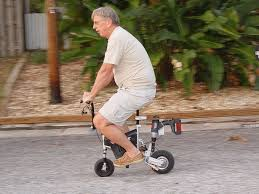
#> input picture mini-bike.jfif, 259 x 194 px; the run also reads 1 picture not shown here
$ jupyter execute --allow-errors crash.ipynb   (shell and % lines are left out)
#> lines starting #> are read from the running program, lines starting #| are printed output that depends on the picture
[cell 1]
import matplotlib
import matplotlib.pyplot as plt
import numpy as np
import pandas as pd
import os
from datetime import datetime

[cell 2]
plt.rcParams["figure.figsize"] = (10, 5)

[cell 3]
filepath = "nsw_road_crash_data_2018-2022_crash.csv"
if os.path.isfile(filepath):
    print("loading from file")
else:
    share_link = "https://drive.google.com/file/d/1O0uZgDLg6vooluUgi_7m6Us_VdxkV5Pt/view?usp=sharing"
    file_id = share_link.split('/d/')[1].split('/')[0]
    filepath = f"https://drive.google.com/uc?export=download&id={file_id}"
    print("reading from google drive")

#> (the rest of this cell did not finish here and is left out)

# Traffic Data Analysis Presentation

## Hello, I'm Delph

This small presentation is focused on exploring and analyzing traffic data from New South Wales (NSW) in between 2018 - 2022. I hope we can have a better understanding toward traffic incidents across various districts and suburbs in NSW, and see if we can find some interesting stuffs in these findings.

### Targets:
- **Examine crash data** to identify which timeframe has a higher possibility cause a crash.
- **Analyze crash type**, which types of vehicles are more dangerous and have a higher possibility to crash with others.
- **Visualize crash location** to highlight trends and critical areas of concern.

#> (a cell that did not finish here is left out)

### Examine crash data time frame

## Types of crashes

In our analysis, we look at two main types of crashes:

1. **Fatal Crashes**: These are crashes where someone loses their life.
2. **Severity Crashes**: These crashes are a combination of fatal crashes and crashes where someone gets injured, essentially covering all serious incidents.

We will then first analyze which day has a higher fatal crash rate.

#> (a cell that did not finish here is left out)

#> (a cell that did not finish here is left out)

## Time Frame Crash Analysis

We can observe that more crashes occurred during the weekend. This aligns with the fact that there is typically more alcohol consumption on weekends.

According to Australia government, 23% of the alcoho consumption happened on Satarday, and more than 1/3 of the consumption happened on Sunday.

Alcoho and other entertainment methods may distract the driver, and finally cause an accident.

To demonstrate this idea, I do some further analysis to the data, and try to figure out which specific time-frame in a day that has a higher possibility to have a car accident.

[cell 7]
def categorize_time(interval):
    time_map = {
        "Midnight": ["22:00 - 23:59", "00:00 - 01:59", "02:00 - 03:59"],
        "Morning": ["04:00 - 05:59", "06:00 - 07:59", "08:00 - 09:59"],
        "Noon": ["10:00 - 11:59", "12:00 - 13:59", "14:00 - 15:59"],
        "Evening": ["16:00 - 17:59", "18:00 - 19:59", "20:00 - 21:59"]
    }

    for timeName in time_map:
        if interval in time_map[timeName]:
            return timeName
    return "Unknown"

#> (a cell that did not finish here is left out)

# This pattern supports my earlier assumption:
- **Weekday mornings and evenings** see increased traffic due to work and school commutes, leading to a higher likelihood of accidents.
- **In Weekends**, more fatal crashes happened in **noon and midnight**.
  - **Noon** on weekends is often marked by people engaging in social activities.
  - **Midnight** sees many still out or heading home after entertainment.

# Which type of the crashes that happened more in between vehicles

#> (a cell that did not finish here is left out)

[cell 10]
def categorize_crash(row):
    key_type = row['Key TU type']
    other_type = row['Other TU type']
    return f'{key_type} vs {other_type}'
#> (the rest of this cell did not finish here and is left out)

[cell 11]
import seaborn as sns

#> (the rest of this cell did not finish here and is left out)

#> (a cell that did not finish here is left out)

[cell 13]
import matplotlib.pyplot as plt
import matplotlib.image as mpimg

img = mpimg.imread('./mini-bike_clicp.png')

plt.figure(figsize=(10, 10))
plt.imshow(img)
plt.axis('off')
plt.show()
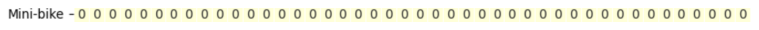
#> figure drawn by matplotlib, 1 panel

img = mpimg.imread('./mini-bike.jfif')
#> img is the input picture: shape (194, 259, 3); mean R, G, B 135.6, 122.1, 103.8

plt.figure(figsize=(10, 10))
plt.imshow(img)
plt.axis('off')
plt.show()

# What we can learn from this heatmap?
- Which vehicle is more popular among people.
- Public Transportation seems to be safer.
    - For example, road train and state bus both have only a few crashes.

[cell 14]
img = mpimg.imread('./public_tranportation.png')
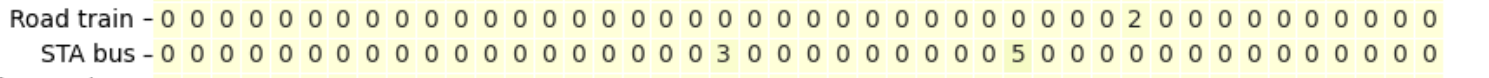
#> input picture public_tranportation.png, 1489 x 78 px
#> img is the input picture: shape (78, 1489, 4) float32; mean R, G, B, A 0.932, 0.932, 0.828, 1

plt.figure(figsize=(10, 10))
plt.imshow(img)
plt.axis('off')
plt.show()
